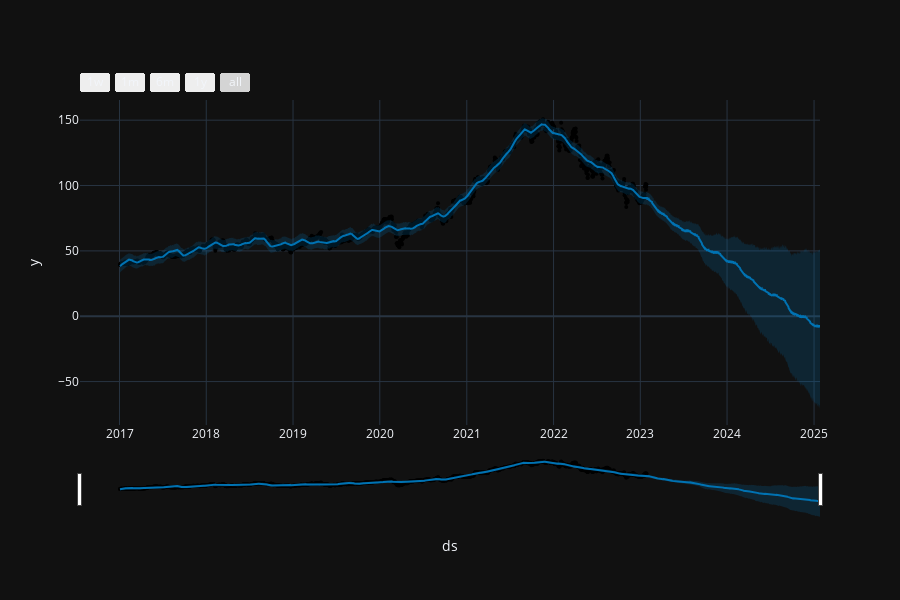

The notebook cell saved with this chart:
### Markdown cell above
### Plot

### Code cell
import plotly.offline as py

fig = ppl.plot_plotly(baseline_model, forecast)
py.iplot(fig)

### Figure 1 — Plotly figure (JSON) as saved in the notebook; plotly's stock layout.template omitted (floating-point values rounded to 4 significant figures; data arrays with more than 128 entries replaced by an {"elided": "..."} marker saying what was removed)
{"data": [{"marker": {"color": "black", "size": 4}, "mode": "markers", "name": "Actual", "x": {"elided": "1528 str values"}, "y": {"elided": "1528 float values"}, "type": "scatter"}, {"hoverinfo": "skip", "line": {"width": 0}, "mode": "lines", "x": {"elided": "2258 str values"}, "y": {"elided": "2258 float values"}, "type": "scatter"}, {"fill": "tonexty", "fillcolor": "rgba(0, 114, 178, 0.2)", "line": {"color": "#0072B2", "width": 2}, "mode": "lines", "name": "Predicted", "x": {"elided": "2258 str values"}, "y": {"elided": "2258 float values"}, "type": "scatter"}, {"fill": "tonexty", "fillcolor": "rgba(0, 114, 178, 0.2)", "hoverinfo": "skip", "line": {"width": 0}, "mode": "lines", "x": {"elided": "2258 str values"}, "y": {"elided": "2258 float values"}, "type": "scatter"}], "layout": {"height": 600, "showlegend": false, "width": 900, "xaxis": {"rangeselector": {"buttons": [{"count": 7, "label": "1w", "step": "day", "stepmode": "backward"}, {"count": 1, "label": "1m", "step": "month", "stepmode": "backward"}, {"count": 6, "label": "6m", "step": "month", "stepmode": "backward"}, {"count": 1, "label": "1y", "step": "year", "stepmode": "backward"}, {"step": "all"}]}, "rangeslider": {"visible": true}, "title": {"text": "ds"}, "type": "date"}, "yaxis": {"title": {"text": "y"}}}}
